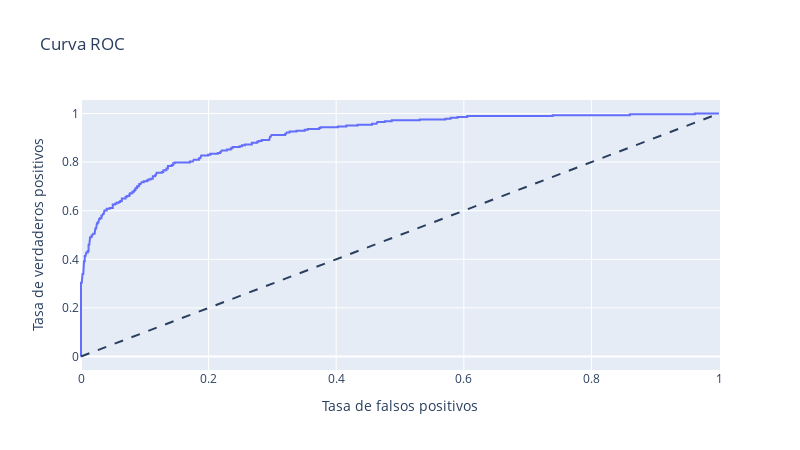

This figure's notebook cell:
### Code cell


### Figure 1 — Plotly figure (JSON) as saved in the notebook; plotly's stock layout.template omitted (floating-point values rounded to 4 significant figures; data arrays with more than 128 entries replaced by an {"elided": "..."} marker saying what was removed)
{"data": [{"hovertemplate": "Tasa de falsos positivos=%{x}<br>Tasa de verdaderos positivos=%{y}<extra></extra>", "legendgroup": "", "line": {"color": "#636efa", "dash": "solid"}, "marker": {"symbol": "circle"}, "mode": "lines", "name": "", "orientation": "v", "showlegend": false, "type": "scatter", "x": {"elided": "242 float values"}, "xaxis": "x", "y": {"elided": "242 float values"}, "yaxis": "y"}], "layout": {"height": 450, "legend": {"tracegroupgap": 0}, "shapes": [{"line": {"dash": "dash"}, "type": "line", "x0": 0, "x1": 1, "y0": 0, "y1": 1}], "title": {"text": "Curva ROC"}, "width": 800, "xaxis": {"anchor": "y", "domain": [0, 1], "title": {"text": "Tasa de falsos positivos"}}, "yaxis": {"anchor": "x", "domain": [0, 1], "title": {"text": "Tasa de verdaderos positivos"}}}}
